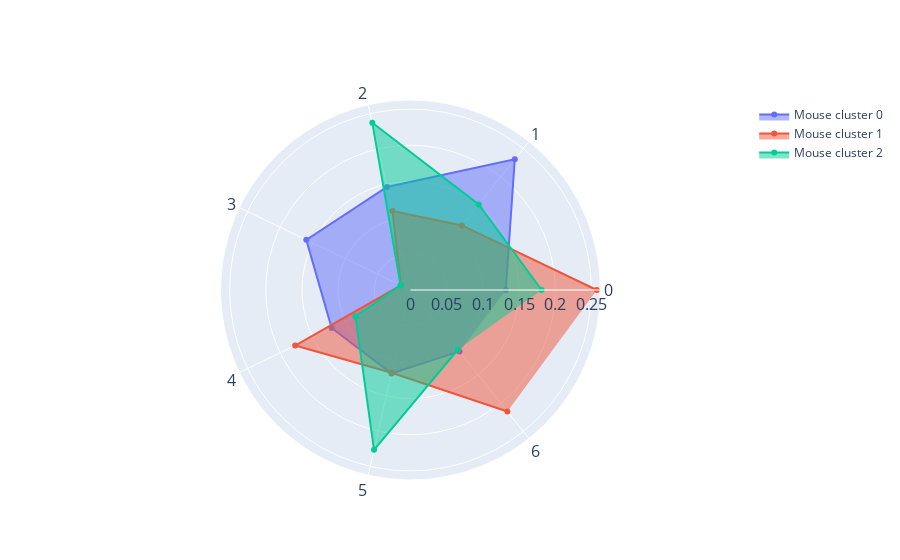

Here is the notebook cell this chart was saved with:
### Code cell
plt.rcParams.update({'font.size': 16})

# plot star plot for comparison 
fig = go.Figure() 
fig.add_trace(go.Scatterpolar( 
      r=pd.Series(mean_cluster_mice.sort_values(by='new_clusters').loc[mean_cluster_mice['mouse_cluster']==0, 'relative_frequency'].values), 
      theta=plt_vars, 
      fill='toself', 
      name='Mouse cluster 0' 
)) 
fig.add_trace(go.Scatterpolar( 
      r=pd.Series(mean_cluster_mice.sort_values(by='new_clusters').loc[mean_cluster_mice['mouse_cluster']==1, 'relative_frequency'].values), 
      theta=plt_vars, 
      fill='toself', 
      name='Mouse cluster 1'
)) 

fig.add_trace(go.Scatterpolar( 
      r=pd.Series(mean_cluster_mice.sort_values(by='new_clusters').loc[mean_cluster_mice['mouse_cluster']==2, 'relative_frequency'].values), 
      theta=plt_vars, 
      fill='toself', 
      name='Mouse cluster 2'
)) 

# fig.add_trace(go.Scatterpolar( 
#       r=pd.Series(mean_cluster_mice.sort_values(by='new_clusters').loc[mean_cluster_mice['mouse_cluster']==3, 'relative_frequency'].values), 
#       theta=plt_vars, 
#       fill='toself', 
#       name='Mouse cluster 3'
# )) 
  
fig.update_layout( 
  polar=dict(
        angularaxis=dict(
            tickfont=dict(size=16)  # Set the font size of the theta labels
        ),
    radialaxis=dict( 
      visible=True,
      tickfont=dict(size=16)
          )), 
  
  showlegend=True
)  #     template = 'plotly_dark', 

# plt.savefig(file_path+'star_plots_mice.svg', format="svg")
fig.write_image(file_path + 'star_plots_mice.svg')

fig.show()

### Figure 1 — Plotly figure (JSON) as saved in the notebook; plotly's stock layout.template omitted (floating-point values rounded to 4 significant figures)
{"data": [{"fill": "toself", "name": "Mouse cluster 0", "r": [0.1317, 0.2312, 0.146, 0.1598, 0.121, 0.1183, 0.1085], "theta": ["0", "1", "2", "3", "4", "5", "6"], "type": "scatterpolar"}, {"fill": "toself", "name": "Mouse cluster 1", "r": [0.2574, 0.1141, 0.112, 0.01477, 0.1769, 0.1173, 0.2148], "theta": ["0", "1", "2", "3", "4", "5", "6"], "type": "scatterpolar"}, {"fill": "toself", "name": "Mouse cluster 2", "r": [0.1812, 0.1512, 0.237, 0.01529, 0.08451, 0.2265, 0.1052], "theta": ["0", "1", "2", "3", "4", "5", "6"], "type": "scatterpolar"}], "layout": {"polar": {"angularaxis": {"tickfont": {"size": 16}}, "radialaxis": {"tickfont": {"size": 16}, "visible": true}}, "showlegend": true}}
